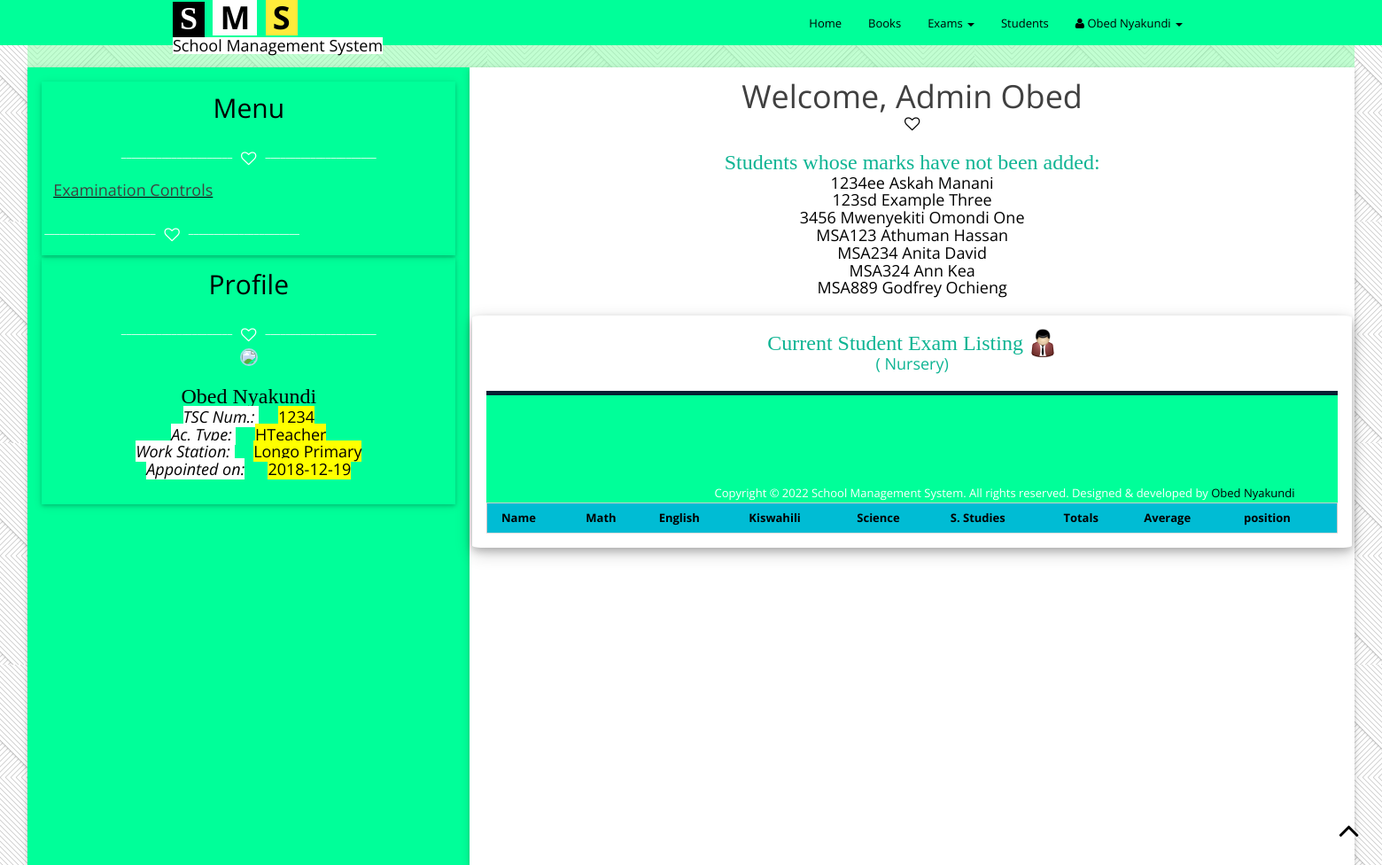
Page /exam.php?exam=Nursery (signed in) on the earlier database version.
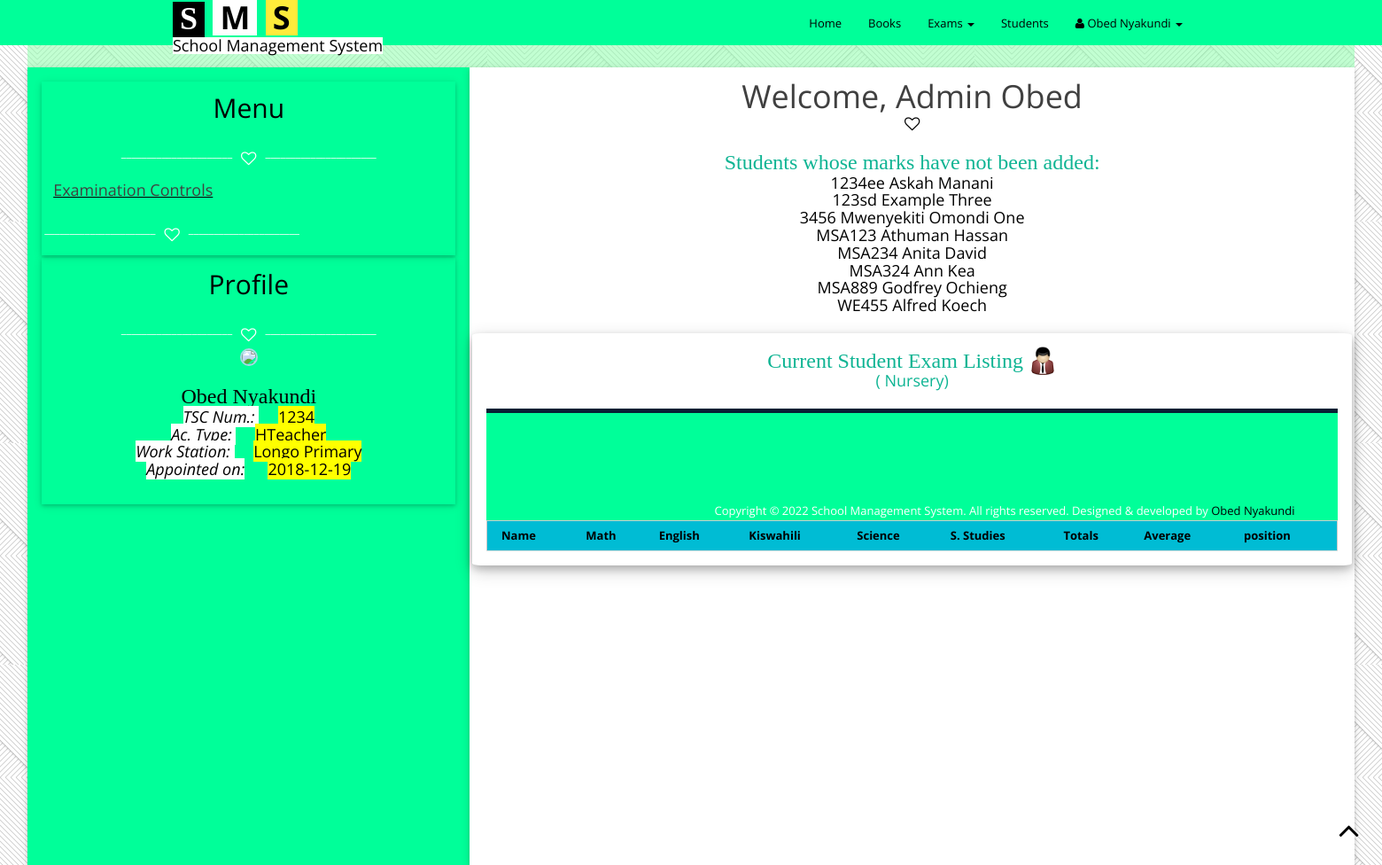
Same page on the later database version.
### tables this page shows
CREATE TABLE `students` (
  `name` varchar(200) NOT NULL,
  `dateOfBirth` date NOT NULL,
  `upi` varchar(20) NOT NULL,
  `class` varchar(10) NOT NULL
);

### connection.php (called while the page is built, shortened)
<?php
if(mysqli_connect_errno()){
	die("<script> alert (\" There was a fatal error connecting to the database\");</script>");
}
else
{
		function is_logged_in(){
			if (isset($_COOKIE["name"]) && isset($_COOKIE["tsc"]) && isset($_COOKIE["type"])) {
				$uname=$_COOKIE["name"];
				$funame=substr($uname, 0,strpos($uname," "));
				return true;
			}
			else
			{
				return false;
			}
		}
		function is_headTeacher()
		{
			if (is_logged_in() && $_COOKIE["type"]=="HTeacher"){
				return true;
			}
			else
			{
				return false;
			}
		}
}
?>

### exam.php (the view, shortened to what this page needs)
<?php
	require "connection.php";
	if (is_logged_in()) {
		if (isset($_GET['exam'])) {
			global $exam,$stclass;
			$exam=$_GET['exam'];
			$stclass=$_GET['class'];
		}
		else
		{
			header("location:home.php");
		}
		require "header1.php";
?>
<section height="auto">
			<div class="left-panel col-xs-4 pull-left w3-card-2">
				<div class="user-details w3-card-2">
				<div class="text-center">
					<h2>Menu</h2>
					<div class="devider"><i class="fa fa-heart-o fa-lg"></i></div>
				</div>
				<div class="menu-div">
				<u><h4 class="colored">Examination Controls</h4></u>
				<div class='devider'><i class='fa fa-heart-o fa-lg'></i></div>
				</div>
				</div>
			<?php include_once "profile_sec.php";?>
			</div>
			<div class="main-panel col-md-8 w3-card-2 pull-right">
				<div class="row">
					<div class="text-center">
						<h1 class="colored">Welcome,
						<?php
						if (is_headTeacher()) {
							echo "Admin ";
						}
						else
						{
							echo "Teacher ";
						}
						echo $funame;
						?></h1>
						<div class="black-devider"><i class="fa fa-heart-o fa-lg"></i></div>
					</div>
						<div class="text-center ordinary-form">
						<?php
						$sq0="SELECT `students`.`upi` as `upi`, `students`.`name` as `name` FROM students where class LIKE '%$stclass%' and upi not in (SELECT upi from exam where label='$exam')";
						$rec=mysqli_query($conn,$sq0);
						if (mysqli_num_rows($rec)>0) {
							echo "<h3 class='frm-text'> Students whose marks have not been added: </h3>";
							while ($row=mysqli_fetch_array($rec,MYSQLI_BOTH)) {
								$upi=$row['upi'];
								$nm=$row['name'];
								echo "<h4> <a href='exam_insert_frm.php?label=$exam&name=$nm&upi=$upi&class=$stclass'> $upi $nm </a> </h4>";
							}
						}
						?>
					</div>
						<div class="text-center  ordinary-form w3-card-4">
						<h3 class="frm-text">Current Student Exam Listing <img src="./img/icons/User.png"></h3>
							<h4 class="frm-text">(<?php echo $stclass.' '.$exam; ?>)</h4>
						<br>
							<table class="text-center w3-table w3-bordered w3-striped w3-border">
						<tr class="w3-cyan text-center">
							<th>Name</th>
							<th>Math</th>
							<th>English</th>
							<th>Kiswahili</th>
							<th>Science</th>
							<th>S. Studies</th>
							<th>Totals</th>
							<th>Average</th>
							<th>position</th>
						</tr>
						</div>
				</div>
			</div>
</section>
<?php
		require "footer0.php";
	}
	else
	{
		header("location:index.php");
	}
?>

Differences in the rows shown:
added students: upi "WE455", name "Alfred Koech"
